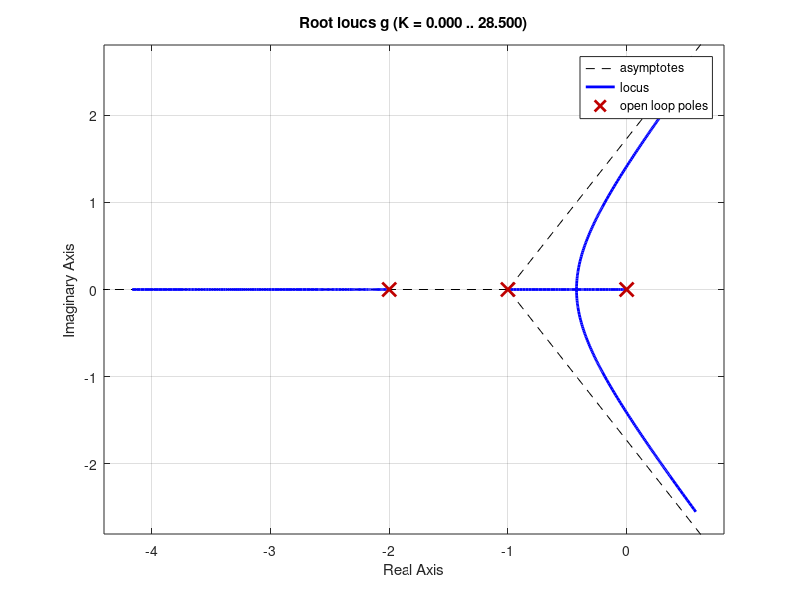

This figure's MATLAB source: (Note: this script raises an error after producing the figure.)
% Transfer Function: G(s)H(s) = 1 / (s*(s+1)*(s+2))
n1 = [1];
d1 = [1 3 2 0];  % (s^3 + 3s^2 + 2s)
g = tf(n1, d1);

% Root Locus Plot
rlocus(g);

% Finding K and corresponding poles interactively
[K, poles] = rlocfind(n1, d1);

% Calculate poles for a specific K
poles = rlocus(g, K);
